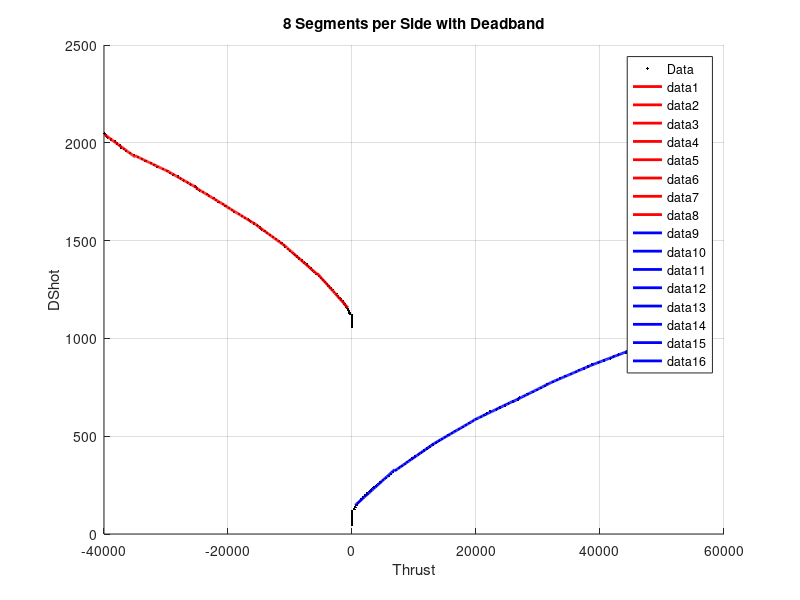

Write the MATLAB code that produced this figure.
clc; clear; close all;

%% ====== LOAD DATA ======
data = [
    -39881,	2047;
    -39696,	2037;
    -39429,	2027;
    -38852,	2017;
    -38229,	2007;
    -37918,	1997;
    -37474,	1987;
    -37251,	1977;
    -36762,	1967;
    -36407,	1957;
    -35829,	1947;
    -35162,	1937;
    -34495,	1927;
    -33828,	1917;
    -33295,	1907;
    -32450,	1897;
    -31873,	1887;
    -31384,	1877;
    -30450,	1867;
    -29783,	1857;
    -29339,	1847;
    -28805,	1837;
    -28050,	1827;
    -27650,	1817;
    -27161,	1807;
    -26538,	1797;
    -26049,	1787;
    -25294,	1777;
    -24983,	1767;
    -24582,	1757;
    -24049,	1747;
    -23338,	1737;
    -23071,	1727;
    -22315,	1717;
    -21915,	1707;
    -21515,	1697;
    -20760,	1687;
    -20404,	1677;
    -19826,	1667;
    -19382,	1657;
    -19026,	1647;
    -18226,	1637;
    -17781,	1627;
    -17292,	1617;
    -16670,	1607;
    -16359,	1597;
    -15781,	1587;
    -15248,	1577;
    -14847,	1567;
    -14581,	1557;
    -14092,	1548;
    -13692,	1538;
    -13203,	1528;
    -12758,	1518;
    -12314,	1508;
    -11780,	1498;
    -11380,	1488;
    -10980,	1478;
    -10802,	1468;
    -10313,	1458;
    -10002,	1448;
    -9602,	1438;
    -9247,	1428;
    -8846,	1418;
    -8535,	1408;
    -8046,	1398;
    -7691,	1388;
    -7291,	1378;
    -7024,	1368;
    -6668,	1358;
    -6357,	1348;
    -6046,	1338;
    -5690,	1328;
    -5290,	1318;
    -5024,	1308;
    -4712,	1298;
    -4357,	1288;
    -4090,	1278;
    -3779,	1268;
    -3468,	1258;
    -3157,	1248;
    -2890,	1238;
    -2534,	1228;
    -2312,	1218;
    -2045,	1208;
    -1779,	1198;
    -1467,	1188;
    -1245,	1178;
    -1023,	1168;
    -845,	1158;
    -667,	1148;
    -489,	1138;
    -356,	1128;
    0,	1118;
    0,	1108;
    0,	1098;
    0,	1088;
    0,	1078;
    0,	1068;
    0,	1058;
    0,	48;
    0,	57;
    0,	67;
    0,	77;
    0,	87;
    0,	97;
    0,	107;
    0,	117;
    401,	127;
    534,	137;
    756,	147;
    978,	157;
    1245,	167;
    1512,	177;
    1779,	187;
    2134,	197;
    2445,	207;
    2845,	217;
    3157,	227;
    3512,	237;
    3912,	247;
    4268,	257;
    4624,	267;
    5024,	277;
    5468,	287;
    5913,	297;
    6268,	307;
    6668,	317;
    7068,	327;
    7602,	337;
    8002,	347;
    8535,	357;
    8891,	367;
    9291,	377;
    9735,	387;
    10136,	397;
    10758,	407;
    11202,	417;
    11602,	427;
    12136,	437;
    12536,	447;
    13025,	457;
    13603,	467;
    14092,	477;
    14536,	487;
    15070,	497;
    15559,	507;
    16181,	517;
    16581,	527;
    17248,	537;
    17870,	547;
    18404,	557;
    18937,	567;
    19515,	577;
    20048,	587;
    20804,	597;
    21337,	607;
    21738,	617;
    22315,	627;
    23338,	637;
    23827,	647;
    24671,	657;
    25249,	667;
    26005,	677;
    26761,	687;
    27027,	697;
    27827,	707;
    28316,	717;
    29161,	727;
    29917,	737;
    30450,	747;
    31072,	757;
    31517,	767;
    32362,	777;
    33073,	787;
    33517,	797;
    34406,	807;
    35340,	817;
    36096,	827;
    36629,	837;
    37429,	847;
    38096,	857;
    38763,	867;
    39785,	877;
    40630,	887;
    41696,	897;
    42185,	907;
    42941,	917;
    44186,	927;
    44364,	937;
    45564,	947;
    46142,	957;
    46897,	967;
    47386,	977;
    48320,	987;
    49120,	997;
    49742,	1007;
    50409,	1017;
    50720,	1027;
    51165,	1037;
    51402,	1047;

];

thrust = data(:,1);
dshot_val  = data(:,2);

%% ====== SORT ======
[thrust, idx] = sort(thrust);
dshot_val = dshot_val(idx);

%% ====== DEADZONE ======
deadband = 500; % <-- tune this (very important)

%% ====== SPLIT DATA ======
idx_neg = thrust < -deadband;
idx_pos = thrust > deadband;

t_neg = thrust(idx_neg);
d_neg = dshot_val(idx_neg);

t_pos = thrust(idx_pos);
d_pos = dshot_val(idx_pos);

%% ====== FUNCTION TO BUILD SEGMENTS ======
function seg = build_segments(x, y, K)

    edges = linspace(min(x), max(x), K+1);
    seg = struct('x_start', {}, 'x_end', {}, 'm', {}, 'b', {});
    
    for i = 1:K
        
        idx = (x >= edges(i)) & (x <= edges(i+1));
        
        xi = x(idx);
        yi = y(idx);
        
        if length(xi) < 2
            continue;
        end
        
        p = polyfit(xi, yi, 1);
        
        seg(i).x_start = edges(i);
        seg(i).x_end   = edges(i+1);
        seg(i).m = p(1);
        seg(i).b = p(2);
    end
end

%% ====== BUILD 8 SEGMENTS EACH SIDE ======
K = 8;

seg_neg = build_segments(t_neg, d_neg, K);
seg_pos = build_segments(t_pos, d_pos, K);

%% ====== PRINT RESULTS ======
disp('Negative Side Segments:');
for i = 1:length(seg_neg)
    fprintf('Segment %d: y = %.6f*x + %.6f\n', i, seg_neg(i).m, seg_neg(i).b);
end

disp(' ');

disp('Positive Side Segments:');
for i = 1:length(seg_pos)
    fprintf('Segment %d: y = %.6f*x + %.6f\n', i, seg_pos(i).m, seg_pos(i).b);
end

%% ====== PLOT ======
figure; hold on; grid on;

plot(thrust, dshot_val, 'k.', 'DisplayName', 'Data');

% Plot negative segments
for i = 1:length(seg_neg)
    xs = linspace(seg_neg(i).x_start, seg_neg(i).x_end, 50);
    ys = seg_neg(i).m * xs + seg_neg(i).b;
    plot(xs, ys, 'r', 'LineWidth', 2);
end

% Plot positive segments
for i = 1:length(seg_pos)
    xs = linspace(seg_pos(i).x_start, seg_pos(i).x_end, 50);
    ys = seg_pos(i).m * xs + seg_pos(i).b;
    plot(xs, ys, 'b', 'LineWidth', 2);
end

title('8 Segments per Side with Deadband');
xlabel('Thrust');
ylabel('DShot');
legend;
